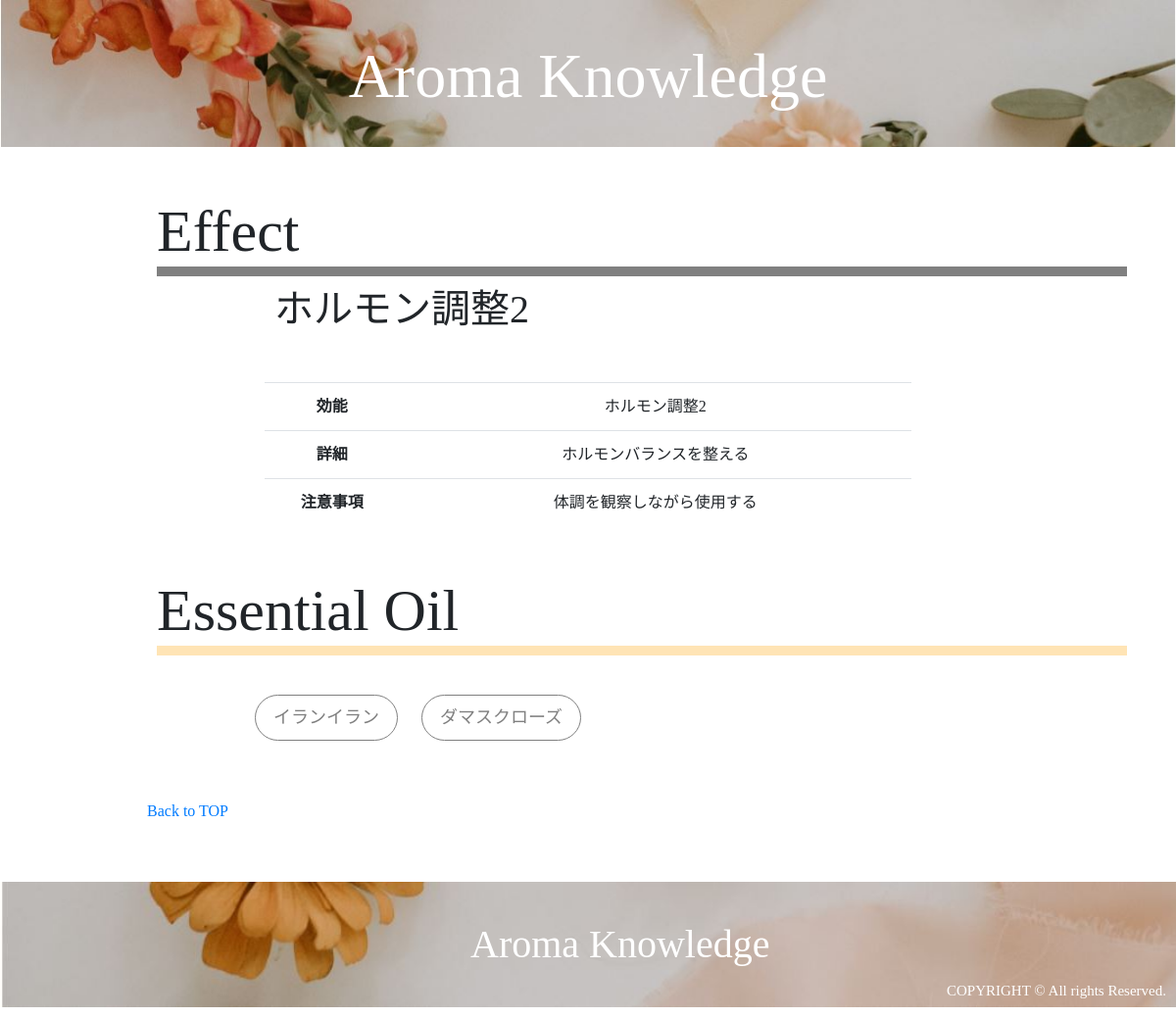
Page /effect_detail.php?id=8 on the earlier database version.
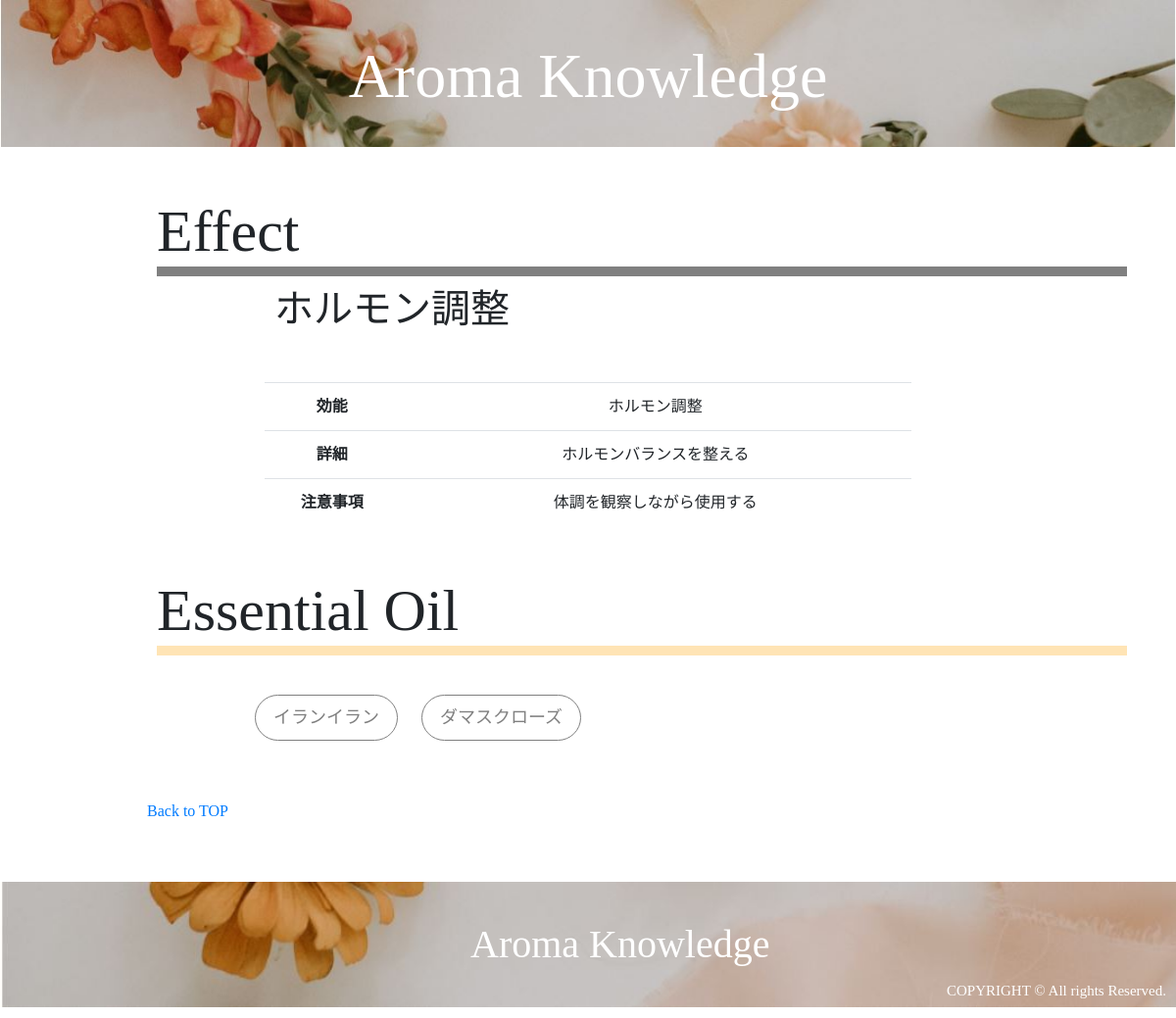
Same page on the later database version.
### tables this page shows
CREATE TABLE `effects` (
  `id` int(11) NOT NULL AUTO_INCREMENT,
  `effect` varchar(255) NOT NULL,
  `content` varchar(255) NOT NULL,
  `caution` varchar(255) NOT NULL,
  `user_id` int(11) NOT NULL,
  `created_at` timestamp NOT NULL DEFAULT CURRENT_TIMESTAMP,
  PRIMARY KEY (`id`),
  UNIQUE KEY `effect` (`effect`),
  KEY `user_id` (`user_id`),
  CONSTRAINT `effects_ibfk_1` FOREIGN KEY (`user_id`) REFERENCES `users` (`id`) ON DELETE CASCADE ON UPDATE CASCADE
);

### effect_detail.php (called while the page is built, shortened)
<?php
    require_once 'DAOs/EffectDAO.php';
    require_once 'DAOs/OilDAO.php';
    $id= $_GET['id'];
    $effect = EffectDAO::get_effect($id);
    $oils = OilDAO::get_all_oils_by_effect_id($id);
    include_once 'views/effect_detail_view.php';

### DAOs/EffectDAO.php (called while the page is built, shortened)
<?php
    require_once 'DAOs/DAO.php';
    class EffectDAO extends DAO{
        public static function get_effect($id){
             try{
                $pdo = self::get_connection();
                $stmt = $pdo->prepare('SELECT * FROM effects WHERE id=:id');
                $stmt->bindValue(':id', $id, PDO::PARAM_INT);
                $stmt->execute();
                $stmt->setFetchMode(PDO::FETCH_CLASS|PDO::FETCH_PROPS_LATE, 'Effect');
                $effect = $stmt->fetch();
            }catch(PDOException $e){
            }finally{
                self::close_connection($pdo, $stmt);
            }
            return $effect;
        }
    }

### DAOs/OilDAO.php (called while the page is built, shortened)
<?php
    require_once 'DAOs/DAO.php';
    class OilDAO extends DAO{
        public static function get_all_oils_by_effect_id($effect_id){
             try{
                $pdo = self::get_connection();
                $stmt = $pdo->prepare('SELECT * FROM relations WHERE effect_id=:effect_id');
                $stmt->bindValue(':effect_id', $effect_id, PDO::PARAM_INT);
                $stmt->execute();
                $stmt->setFetchMode(PDO::FETCH_CLASS|PDO::FETCH_PROPS_LATE, 'Relation');
                $relations = $stmt->fetchAll();
                $oils = array();
                foreach($relations as $relation){
                    $oil = self::get_oil($relation->oil_id);
                    $oils[] = $oil;
                }
            }catch(PDOException $e){
            }finally{
                self::close_connection($pdo, $stmt);
            }
            return $oils;
        }
        public static function get_oil($id){
            try{
                $pdo = self::get_connection();
                $stmt = $pdo->prepare('SELECT * FROM essential_oils WHERE id=:id');
                $stmt->bindValue(':id', $id, PDO::PARAM_INT);
                $stmt->execute();
                $stmt->setFetchMode(PDO::FETCH_CLASS|PDO::FETCH_PROPS_LATE, 'Oil');
                $oil = $stmt->fetch();
            }catch(PDOException $e){
            }finally{
                self::close_connection($pdo, $stmt);
            }
            return $oil;
        }
    }

### DAOs/DAO.php (called while the page is built, shortened)
<?php
    class DAO {
        protected static function close_connection($pdo, $stmt){
            $pdo = null;
            $stmt = null;
        }
    }

### views/effect_detail_view.php (the view, shortened to what this page needs)
<!DOCTYPE html>
<html lang="ja">
    <head>
        <link rel="stylesheet" href="https://stackpath.bootstrapcdn.com/bootstrap/4.3.1/css/bootstrap.min.css">
        <link rel="stylesheet" href="css/style.css">
        <link rel="stylesheet" href="css/style2.css">
    </head>
    <body>
        <div class="header" style="background-image:url(images/top1.jpg)">
            <h1><a href="index.php">Aroma Knowledge</a></h1>
        </div>
        <div class="effects">
            <h2 class="title">Effect</h2>
            <h2 class="subtitle"><?= $effect->effect ?></h2>
            <div class="EffectDetail">
                <table class="table table-size">
                    <tbody>
                        <tr>
                            <th style="width: 5%">効能</th>
                            <td style="width: 20%"><?= $effect->effect ?></td>
                        </tr>
                        <tr>
                            <th>詳細</th>
                            <td><?= $effect->content ?></td>
                        </tr>
                        <tr>
                            <th>注意事項</th>
                            <td><?= $effect->caution ?></td>
                        </tr>
                    </tbody>
                </table>
            </div>
        </div>
        <div class="essential_oils">
            <h2 class="title">Essential Oil</h2>
            <div class="EffectContent">
                <?php foreach($oils as $oil): ?>
                    <a href="oil_detail.php?id=<?= $oil->id ?>" class="OilBtn"><?= $oil->name ?></a>
                <?php endforeach; ?>
            </div>
        </div>
        <div class="nav">
            <a href="index.php">Back to TOP</a><br>
        </div>
        <div class="footer" style="background-image:url(images/footer.jpg)">
            <h1 class="logo">Aroma Knowledge</h1>
            <p class="copylight">COPYRIGHT © All rights Reserved.</p>
        </div>
    </body>
</html>

Differences in the rows shown:
changed effects "ホルモンバランスを整える": effect "ホルモン調整2" → "ホルモン調整"
